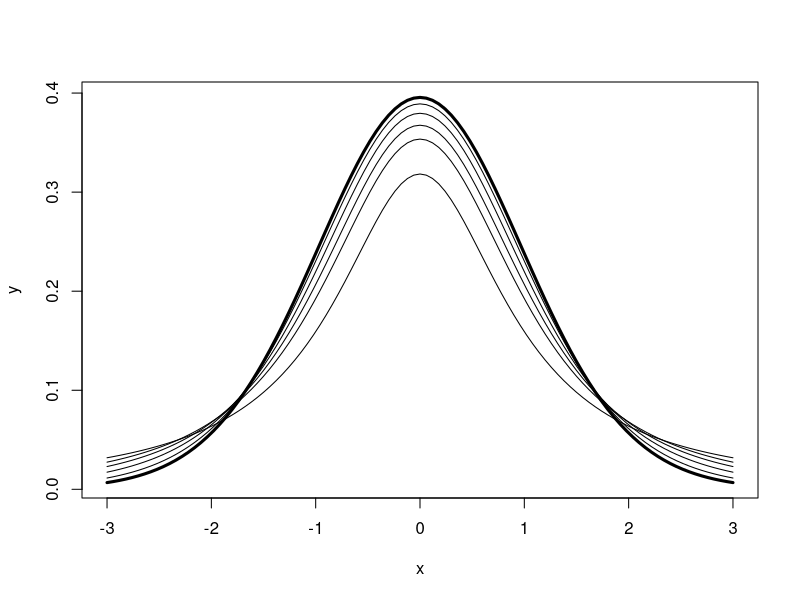
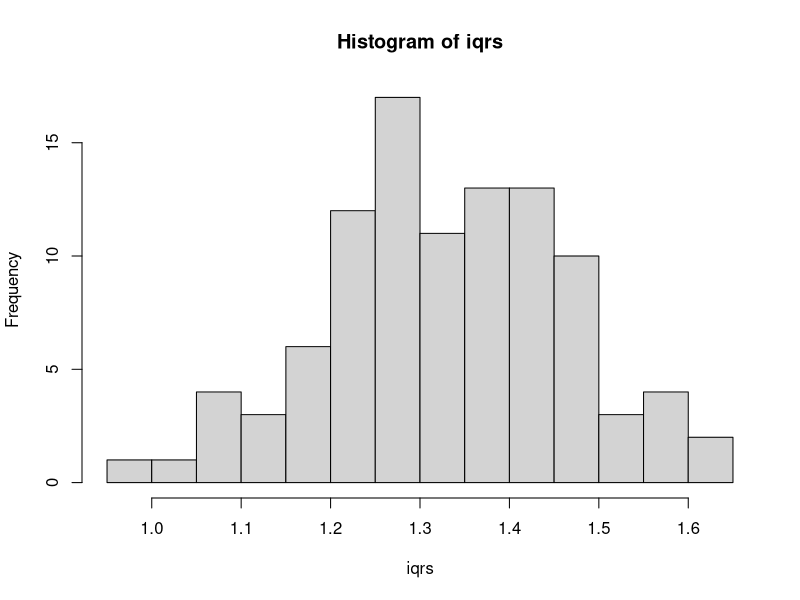
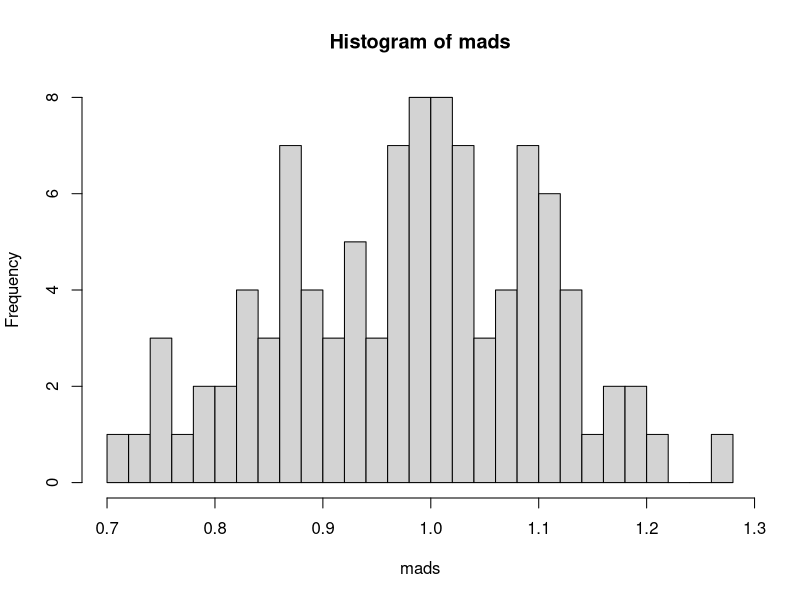

Here is the R script that generated these plots, in order:
## ---- chunk 1
curve(dt(x, df = 30), from = -3, to = 3, lwd = 3, ylab = "y")
ind <- c(1, 2, 3, 5, 10)
for (i in ind) curve(dt(x, df = i), -3, 3, add = TRUE)
## ---- chunk 2
qt(0.01, df = 23, lower.tail = FALSE)
## ---- chunk 3
iqrs <- replicate(100, IQR(rnorm(100)))
## ---- chunk 4
mean(iqrs)    # close to 1
## ---- chunk 5
sd(iqrs)
## ---- chunk 6
hist(iqrs, breaks = 20)
## ---- chunk 7
mads <- replicate(100, mad(rnorm(100)))
## ---- chunk 8
mean(mads)    # close to 1.349
## ---- chunk 9
sd(mads)
## ---- chunk 10
hist(mads, breaks = 20)
## ---- chunk 11
k <- 1
n <- sample(10:30, size=10, replace = TRUE)
mu <- round(rnorm(10, mean = 20))
